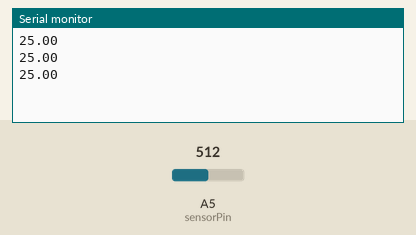
The sketch below on a simulated Arduino Uno, built with avr-gcc and run on an emulated ATmega328P. On the bench: the last lines printed to the serial monitor. The inputs (shaded band) are chosen by the test bench; at power-on: A5 (sensorPin) = 512.

Above: at 1.3 s.
1.4 s: A5 (sensorPin) set to 716
At 1.9 s:
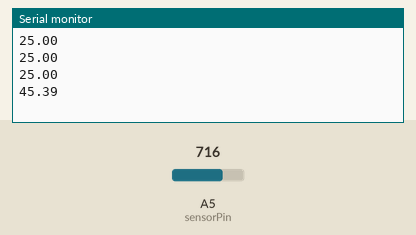
2.9 s: A5 (sensorPin) set to 900
At 3.4 s:
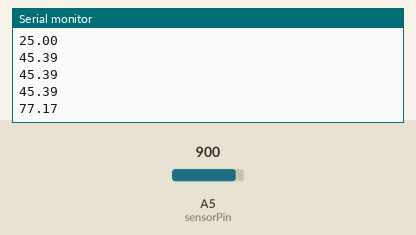
Timing chart, 0 to 5.9 s (numbered marks = the images above; inputs shaded):
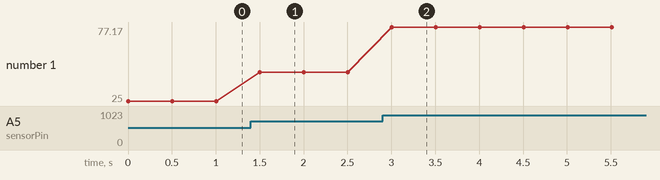

The sketch:

SFKneo-10_AnalogTemperature.ino
```cpp
#include <math.h>

int sensorPin = A5;

double Thermistor(int RawADC) {
  double Temp;
  Temp = log(10000.0*((1024.0/RawADC-1)));
  Temp = 1 / (0.001129148 + (0.000234125 + (0.0000000876741 * Temp * Temp ))* Temp );
  Temp = Temp - 273.15;
   return Temp;
}

void setup() {
  Serial.begin(115200);
}

void loop() {
  int readVal=analogRead(sensorPin);
  double temp =  Thermistor(readVal);
  Serial.println(temp);
  delay(500);
}
```

Measured:
- after the input at 1.4 s, the serial monitor: prints a new line after 0.10 s (image 1)
- after the input at 2.9 s, the serial monitor: prints a new line after 0.11 s (image 2)
- plotted number 1: 25 → 45.39 after the input at 1.4 s, 45.39 → 77.17 after the input at 2.9 s
